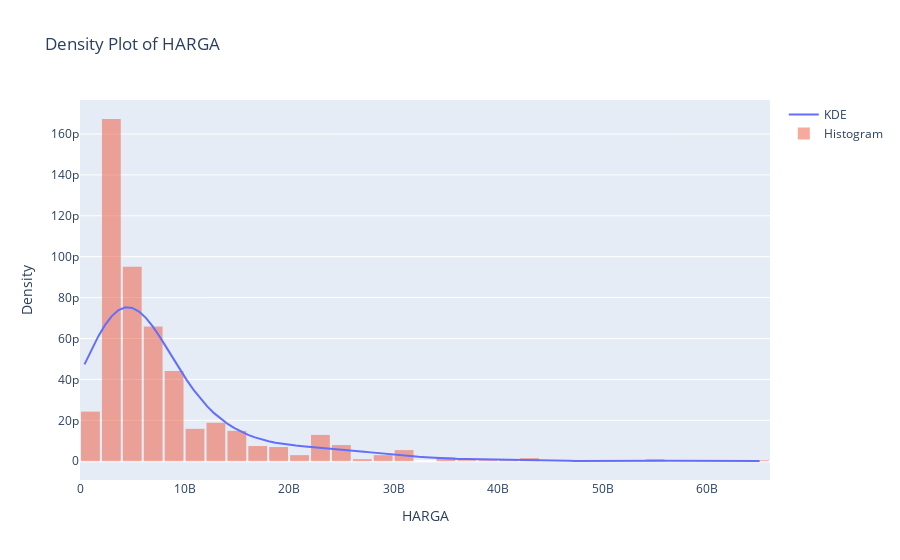

Notebook source saved alongside this figure:
### Markdown cell above
#### EDA

### Code cell
# Extract the data for KDE
x = tebet_df['HARGA']

# Calculate the KDE
kde = gaussian_kde(x, bw_method=0.5)
x_range = np.linspace(x.min(), x.max(), 100)
kde_values = kde(x_range)

# Create the KDE plot using Plotly
fig = go.Figure()

# Add the KDE line
fig.add_trace(go.Scatter(x=x_range, y=kde_values, mode='lines', name='KDE'))

# Add the histogram for reference
fig.add_trace(go.Histogram(x=x, histnorm='probability density', nbinsx=50, name='Histogram', opacity=0.5))

# Update the layout for better visualization
fig.update_layout(
    title='Density Plot of HARGA',
    xaxis_title='HARGA',
    yaxis_title='Density',
    showlegend=True,
    bargap=0.1
)

# Display the plot
fig.show()
